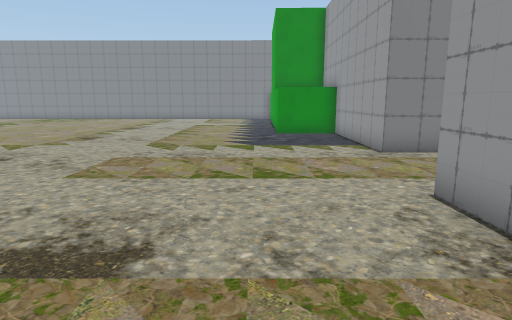
[1] (above)

19 first-person views from a walk through a Unity game level. The camera is 1.4 m above the floor, tilts 10° down and sees 75° across. The floor is counted in squares, 1 m on a side. Each view is taken from the middle of a square. On the plan, view 1 faces up. The plan holds only what a view shows up to about 15 squares ahead; the rest is blank. The place goes on beyond the plan. Some trees and plants on the terrain are drawn as simple stand-ins.

[2]
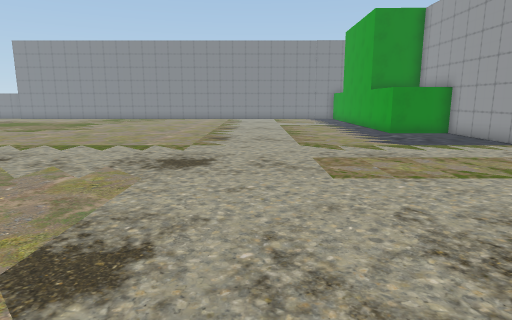

[3]
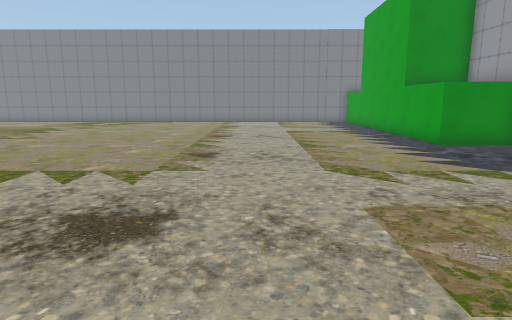

[4]
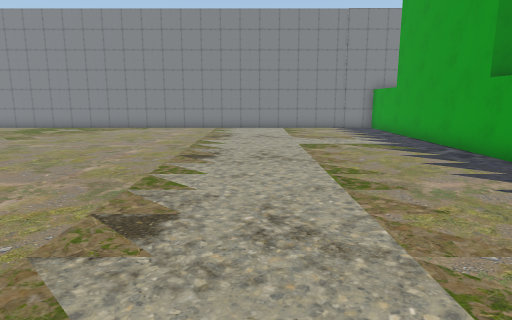

[5]
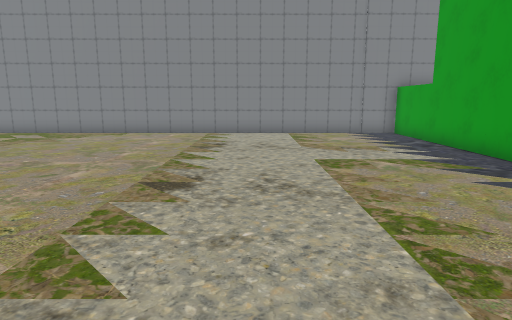

[6]
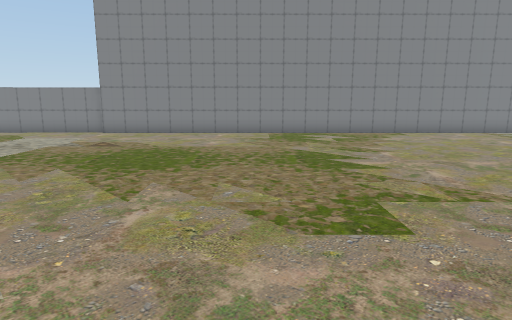

[7]
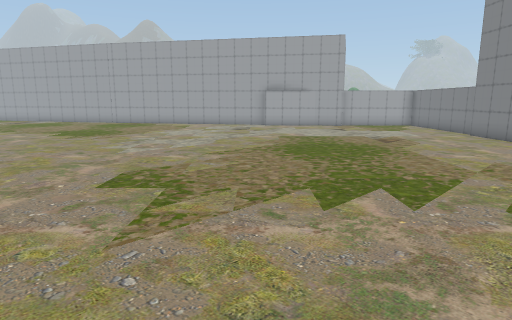

[8]
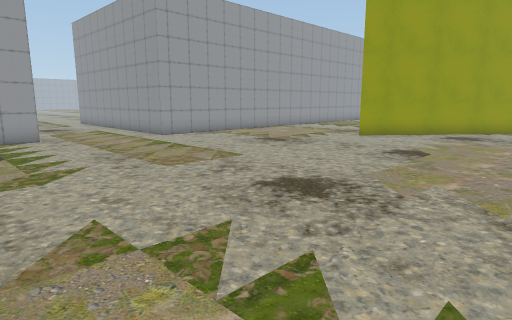

[9]
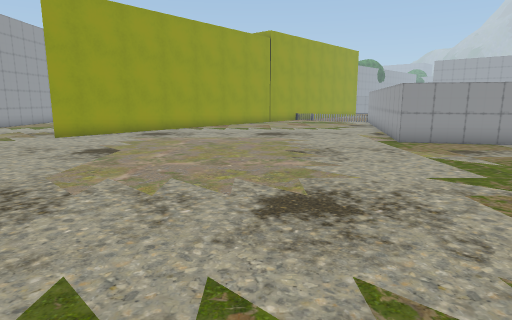

[10]
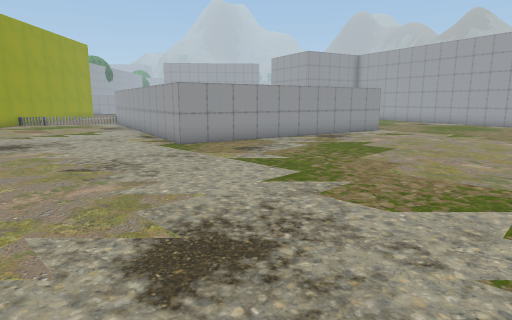

[11]
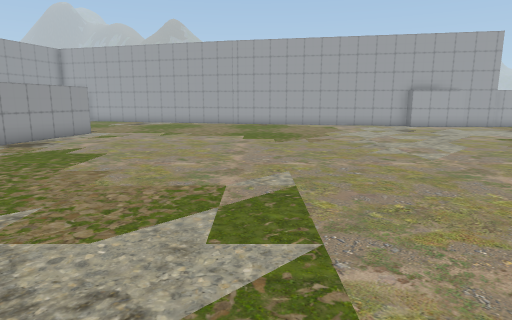

[12]
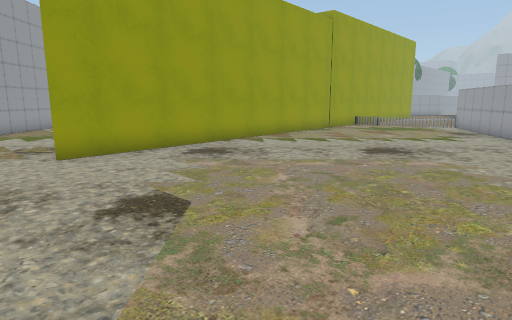

[13]
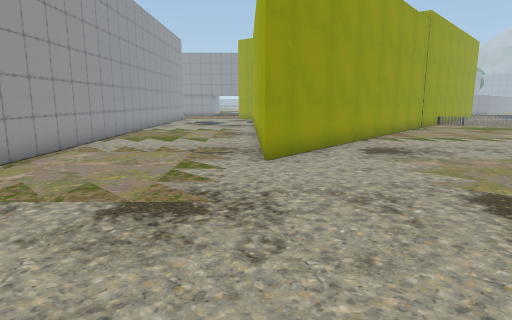

[14]
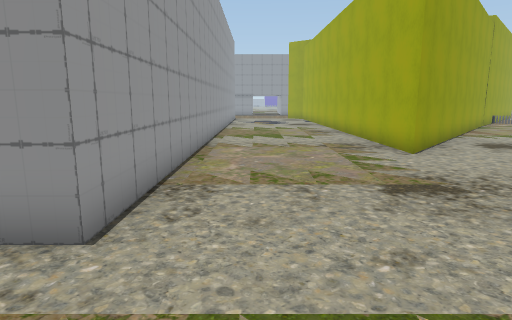

[15]
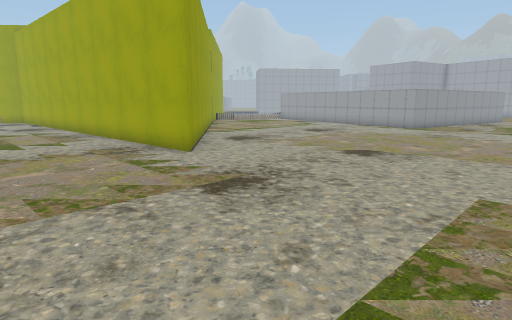

[16]
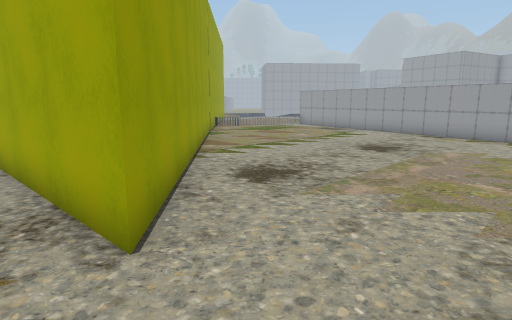

[17]
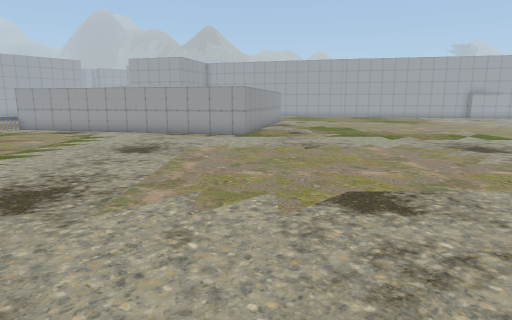

[18]
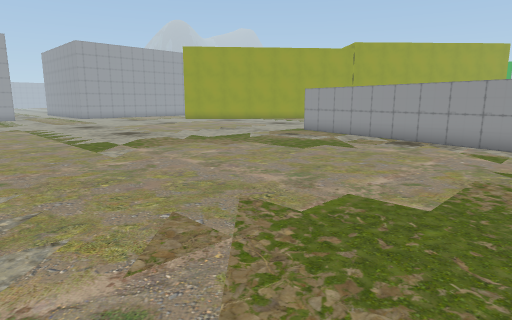

[19]
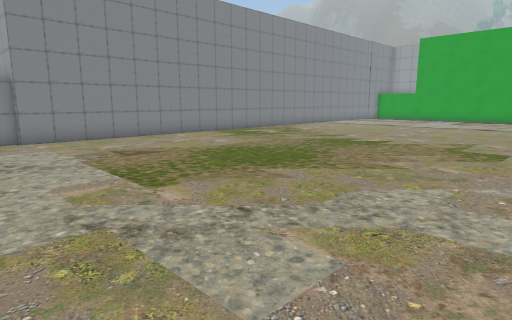

### Floor plan
Points are (right, up) in squares from view 1. A wall is a line through its corners. A room is listed if a view was taken in it or the views show most of it. See-through windows are left out.
Room 1 (views 1, 2, 3, 4, 5, 6, 7, 8, 9, 10, 11, 12, 13, 14, 15, 16, 17, 18, 19)
walls: (5.1, 9.1) (3.5, 9.1) (3.5, 14.7) (1, 14.8) (1.2, 26.9) (-23.9, 26.9); (-25.8, 2.8) (-15.9, 0.6) (-18, -8.3); (-9.7, -8.5) (-3.2, -0.9) (-3, -8.6); (-23.7, 27.1) (-26.6, 27); (2.7, -8.4) (2.7, 4.9) (4.5, 4.9)

Positions as (right, up) in squares from view 1, and headings:
1: (0, 0), facing up
2: (-5, 0), facing up
3: (-5, 4), facing up
4: (-5, 9), facing up
5: (-5, 12), facing up
6: (-17, 12), facing up
7: (-10, 18), facing left
8: (-10, 12), facing down-right
9: (-11, 12), facing down
10: (-10, 10), facing down-left
11: (-11, 10), facing left
12: (-8, 7), facing down
13: (-3, 7), facing down
14: (1, 8), facing down
15: (2, 7), facing down-left
16: (-2, 2), facing down-left
17: (-2, 1), facing left
18: (-26, 14), facing down-right
19: (-26, 14), facing up-right
